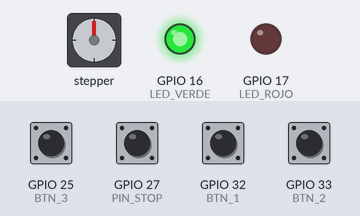
Simulated run of this sketch. Board: ESP32. On the bench: stepper motor, output pins drawn as LEDs (lit = HIGH). Wiring (from diagram.json): stepper motor driver (200 steps per turn assumed): step GPIO 18; direction GPIO 19; enable GPIO 26. The inputs (shaded band) are chosen by the test bench; at power-on: GPIO 25 (BTN_3), GPIO 32 (BTN_1), GPIO 33 (BTN_2) HIGH, GPIO 27 (PIN_STOP) LOW. WiFi joins after 1.5 s; servers stay silent unless stated; no MQTT or app messages arrive unless stated; pins used as bus, display or sensor lines are not drawn; what the sketch prints to the serial monitor is not drawn.

Above: at 0.5 s.
At 1.2 s:
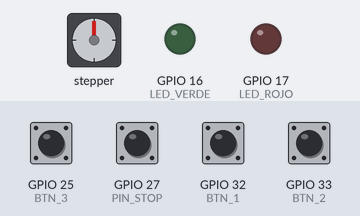
1.3 s: GPIO 27 (PIN_STOP) pulled HIGH for 0.15 s
At 2.4 s:
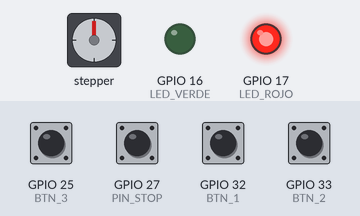
2.9 s: GPIO 27 (PIN_STOP) pulled HIGH for 1 s
Timing chart, 0 to 5.9 s (numbered marks = the images above; inputs shaded):
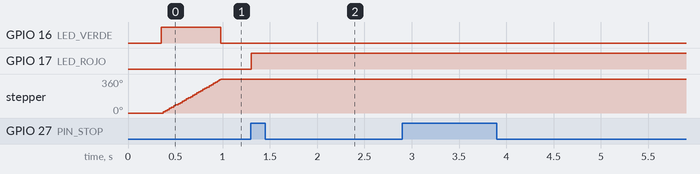

The sketch:

sketch.ino
```cpp
/*
  ELEVADOR INTELIGENTE - ENSAYO AUTOMATICO ACELERADO
  Autores: Jesus Eduardo Martinez Tinajero y Espindola Juarez Doraly
  Wokwi ESP32 + A4988 + Node-RED via MQTT. Sin delay().
  NOTA: 30 min VIRTUALES no equivalen a 30 min reales de estres.
*/
#include <WiFi.h>
#include <PubSubClient.h>
#include <string.h>

const int PIN_STEP=18, PIN_DIR=19, PIN_EN=26;
const int BTN_1=32, BTN_2=33, BTN_3=25;
const int PIN_STOP=27, LED_VERDE=16, LED_ROJO=17;
const char* WIFI_SSID="Wokwi-GUEST";
const char* MQTT_HOST="broker.emqx.io";
const char* TOPIC_ESTADO="elevador/isc2026/equipo01/estado";
const char* TOPIC_COMANDO="elevador/isc2026/equipo01/comando";
WiFiClient net;
PubSubClient mqtt(net);

// Tiempo escalado: 30 min VIRTUALES = 60 s del reloj interno ESP32.
// Si deseas prueba REAL de 30 min, cambia FACTOR_TIEMPO a 1.
const unsigned long FACTOR_TIEMPO=30;
const unsigned long DURACION_VIRTUAL_MS=1800000UL;
const unsigned long PERIODO_TELEMETRIA_MS=500;
const unsigned long DESCANSO_ENTRE_PISOS_MS=350;
const unsigned long PERIODO_PASO_US=3000;
const unsigned long ANCHO_PULSO_US=10;
const long PASOS_POR_PISO=200;

enum Estado { REPOSO, SUBIENDO, BAJANDO, EMERGENCIA, BLOQUEADO, FINALIZADO };
Estado estado=REPOSO;
long posicion=0, meta=0;
int pisoActual=1, pisoDestino=1;
const int ruta[]={2,3,1};
int indiceRuta=0;
unsigned long inicio=0, ultimoReporte=0, ultimoBoton=0, ultimoWifi=0, ultimoMQTT=0;
unsigned long ultimoPaso=0, llegada=0;
bool pulsoAlto=false, paroAnterior=false;
bool prev1=false,prev2=false,prev3=false;
unsigned long recorridos=0;

bool hayParo(){ return digitalRead(PIN_STOP)==HIGH; }
const char* nombreEstado(){
  switch(estado){
    case REPOSO: return "Reposo";
    case SUBIENDO: return "Subiendo";
    case BAJANDO: return "Bajando";
    case EMERGENCIA: return "Emergencia";
    case BLOQUEADO: return "Bloqueado";
    case FINALIZADO: return "Finalizado";
  }
  return "Desconocido";
}
void deshabilitarMotor(){ digitalWrite(PIN_STEP,LOW); digitalWrite(PIN_EN,HIGH); pulsoAlto=false; }
void solicitarPiso(int piso){
  if(estado!=REPOSO || hayParo() || piso<1 || piso>3)return;
  pisoDestino=piso;
  meta=(piso-1)*PASOS_POR_PISO;
  if(meta>posicion)estado=SUBIENDO;
  else if(meta<posicion)estado=BAJANDO;
  Serial.printf("Solicitud automatica piso %d\n",piso);
}
void leerBotones(){
  if(millis()-ultimoBoton<40)return;
  ultimoBoton=millis();
  bool a=digitalRead(BTN_1)==LOW, b=digitalRead(BTN_2)==LOW, c=digitalRead(BTN_3)==LOW;
  if(a&&!prev1)solicitarPiso(1);
  else if(b&&!prev2)solicitarPiso(2);
  else if(c&&!prev3)solicitarPiso(3);
  prev1=a;prev2=b;prev3=c;
}
void mover(){
  if(estado!=SUBIENDO && estado!=BAJANDO){deshabilitarMotor();return;}
  digitalWrite(PIN_EN,LOW);
  digitalWrite(PIN_DIR,estado==SUBIENDO?HIGH:LOW);
  unsigned long ahora=micros();
  if(pulsoAlto){
    if(ahora-ultimoPaso>=ANCHO_PULSO_US){
      digitalWrite(PIN_STEP,LOW);
      pulsoAlto=false;
      posicion+=(estado==SUBIENDO?1:-1);
      if(posicion==meta){
        pisoActual=pisoDestino;
        estado=REPOSO;
        recorridos++;
        llegada=millis();
        deshabilitarMotor();
        Serial.printf("Llegada piso %d, movimientos %lu\n",pisoActual,recorridos);
      }
    }
  }else if(ahora-ultimoPaso>=PERIODO_PASO_US){
    digitalWrite(PIN_STEP,HIGH);
    ultimoPaso=ahora;
    pulsoAlto=true;
  }
}
void mensajeMQTT(char* topic,byte* payload,unsigned int n){
  if(strcmp(topic,TOPIC_COMANDO)!=0 || n!=1)return;
  if(estado!=REPOSO)return;
  if(payload[0]>='1' && payload[0]<='3')solicitarPiso(payload[0]-'0');
}
void publicar(){
  unsigned long transcurrido=millis()-inicio;
  unsigned long virtualMs=(transcurrido>=DURACION_VIRTUAL_MS/FACTOR_TIEMPO)
    ? DURACION_VIRTUAL_MS : transcurrido*FACTOR_TIEMPO;
  char json[320];
  snprintf(json,sizeof(json),
    "{\"piso\":%d,\"destino\":%d,\"estado\":\"%s\",\"emergencia\":%s,"
    "\"posicion\":%ld,\"tiempo_ms\":%lu,\"modo\":\"Wokwi_acelerado\","
    "\"minutos_virtuales\":%.2f,\"segundos_reales_simulador\":%lu,\"recorridos\":%lu}",
    pisoActual,pisoDestino,nombreEstado(),hayParo()?"true":"false",posicion,
    (unsigned long)millis(),virtualMs/60000.0,(unsigned long)(transcurrido/1000),recorridos);
  Serial.println(json);
  if(mqtt.connected())mqtt.publish(TOPIC_ESTADO,json);
}
void conexiones(){
  if(WiFi.status()!=WL_CONNECTED){
    if(millis()-ultimoWifi>=5000){ultimoWifi=millis();WiFi.begin(WIFI_SSID,"",6);}
    return;
  }
  if(!mqtt.connected()){
    if(millis()-ultimoMQTT>=5000){
      ultimoMQTT=millis();
      String id="auto-elevador-"+String((uint32_t)ESP.getEfuseMac(),HEX);
      if(mqtt.connect(id.c_str())){
        mqtt.subscribe(TOPIC_COMANDO);
        Serial.println("MQTT CONECTADO");
      } else Serial.printf("MQTT error %d\n",mqtt.state());
    }
  }else mqtt.loop();
}
void setup(){
  Serial.begin(115200);
  pinMode(PIN_STEP,OUTPUT);pinMode(PIN_DIR,OUTPUT);pinMode(PIN_EN,OUTPUT);
  pinMode(BTN_1,INPUT_PULLUP);pinMode(BTN_2,INPUT_PULLUP);pinMode(BTN_3,INPUT_PULLUP);
  pinMode(PIN_STOP,INPUT_PULLUP);pinMode(LED_VERDE,OUTPUT);pinMode(LED_ROJO,OUTPUT);
  deshabilitarMotor();
  paroAnterior=hayParo();
  if(paroAnterior)estado=EMERGENCIA;
  WiFi.mode(WIFI_STA);WiFi.begin(WIFI_SSID,"",6);
  mqtt.setServer(MQTT_HOST,1883);
  mqtt.setCallback(mensajeMQTT);
  mqtt.setBufferSize(512);
  mqtt.setSocketTimeout(1);
  inicio=millis();llegada=inicio;
  Serial.println("INICIO: Wokwi ejecuta movimientos REALES de simulador; reloj de prueba virtual x30");
}
void loop(){
  bool paro=hayParo();
  if(paro && !paroAnterior){estado=EMERGENCIA;deshabilitarMotor();Serial.println("EMERGENCIA");}
  if(!paro && paroAnterior){estado=BLOQUEADO;deshabilitarMotor();Serial.println("BLOQUEADO: reiniciar desde piso 1");}
  paroAnterior=paro;
  // Revisar primero seguridad y movimiento, luego comunicaciones.
  if(!paro && (estado==REPOSO || estado==SUBIENDO || estado==BAJANDO)){
    leerBotones();
    mover();
    unsigned long duracionReal=DURACION_VIRTUAL_MS/FACTOR_TIEMPO;
    if(millis()-inicio>=duracionReal && estado==REPOSO){
      estado=FINALIZADO;
      deshabilitarMotor();
      Serial.printf("FIN: 30 minutos VIRTUALES, %lu recorridos\n",recorridos);
    }else if(estado==REPOSO && millis()-llegada>=DESCANSO_ENTRE_PISOS_MS
             && millis()-inicio<duracionReal){
      solicitarPiso(ruta[indiceRuta]);
      indiceRuta=(indiceRuta+1)%3;
    }
  } else deshabilitarMotor();
  digitalWrite(LED_VERDE,estado==SUBIENDO || estado==BAJANDO);
  digitalWrite(LED_ROJO,estado==EMERGENCIA || estado==BLOQUEADO);
  conexiones();
  if(millis()-ultimoReporte>=PERIODO_TELEMETRIA_MS){ultimoReporte=millis();publicar();}
}
```

Measured:
- after the input at 1.3 s, GPIO 16 (LED_VERDE): stays LOW (without the input it goes to HIGH after 0.03 s); GPIO 17 (LED_ROJO): LOW → HIGH at once; stepper: stays 360° (without the input it goes to 372° after 0.05 s)
- after the input at 2.9 s, every drawn part: stays the same
- by itself, stepper: turns 360° clockwise in 0.61 s
